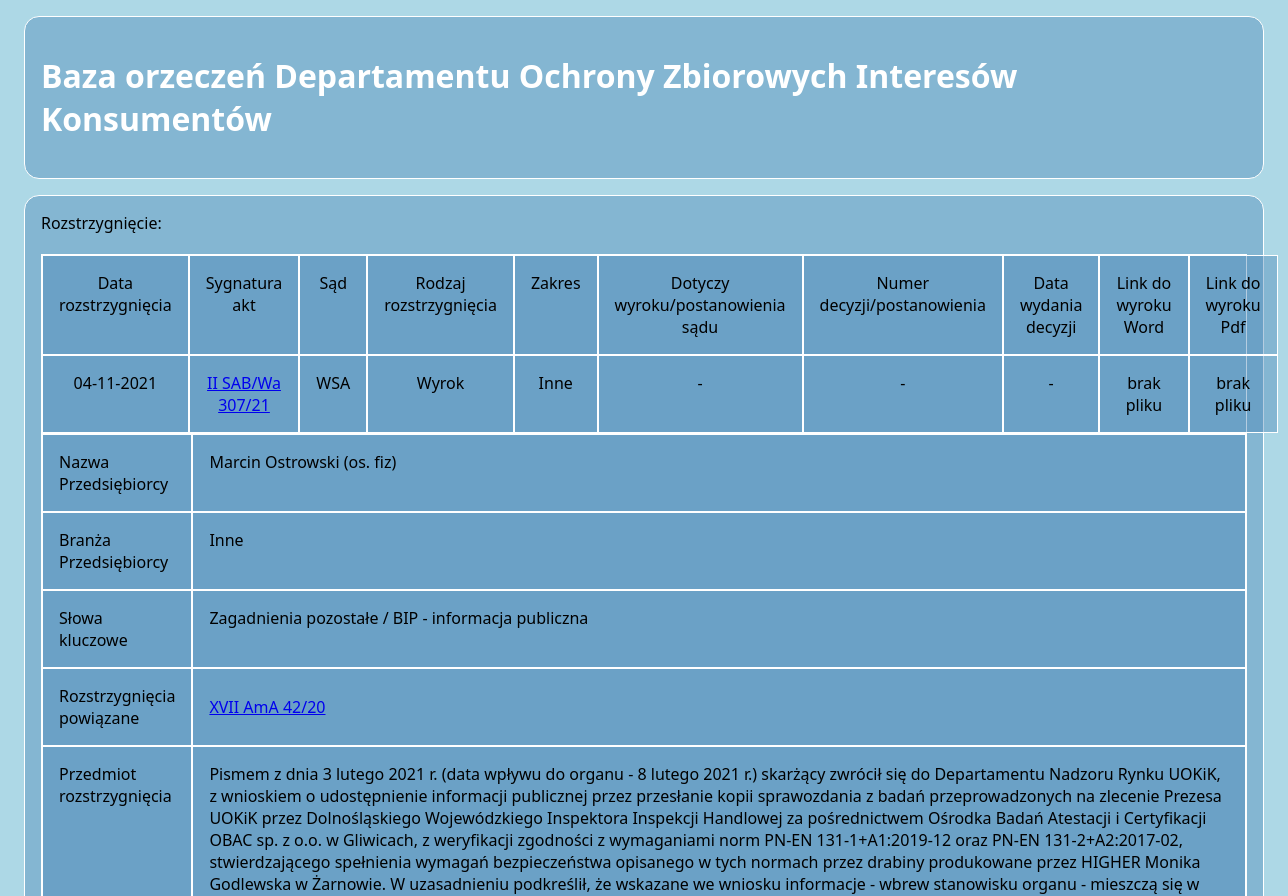
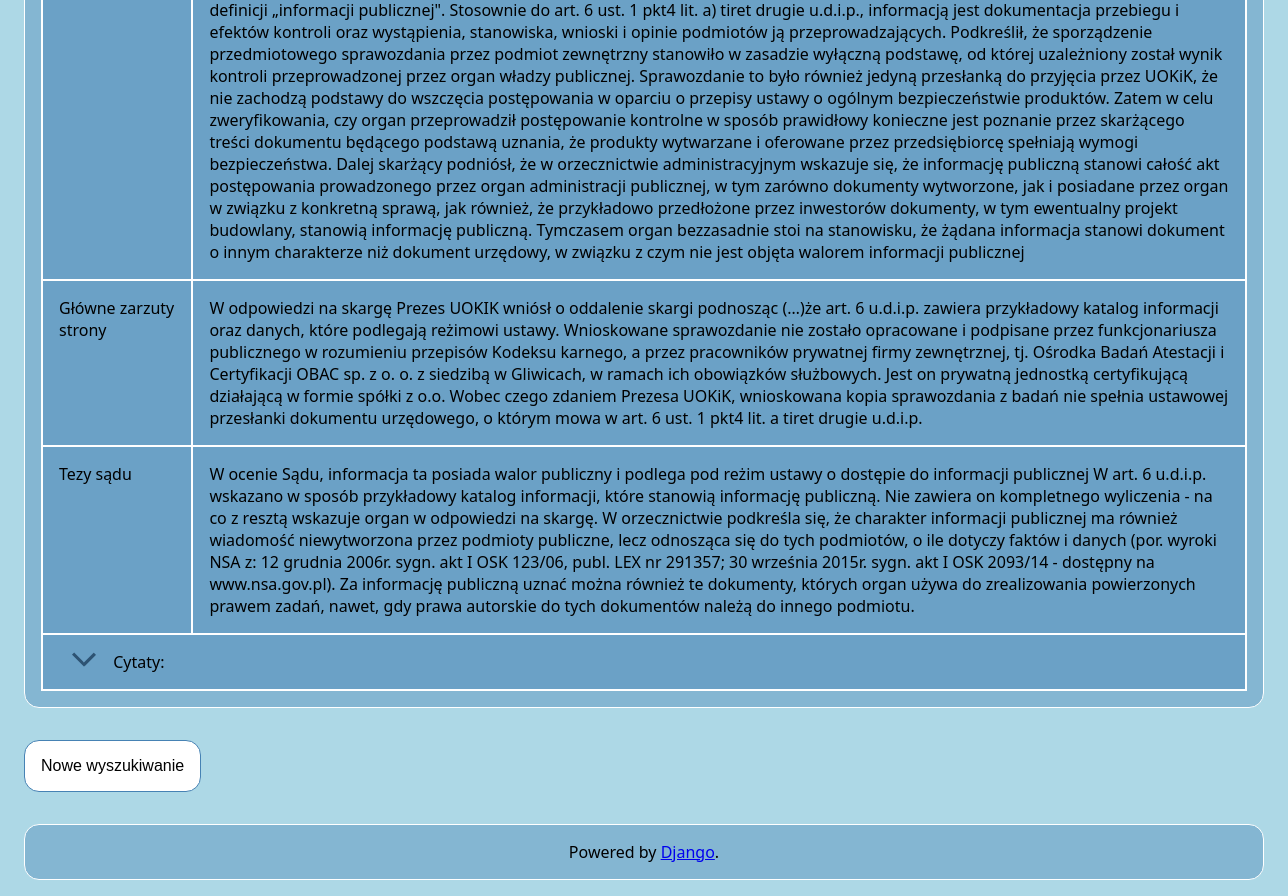
Screenshot of /act/1 with the database file from the repository (2 pictures, top to bottom).
### baza_2_core/models.py (models this page shows, shortened)
class Entry(models.Model):
    date_of_dec = models.DateField(default=None)
    act_signature = models.CharField(max_length=30, default=None)
    court = models.CharField(max_length=30, choices=[(x.abbreviation, x.court) for x in Court.objects.all()], null=True)
    type_of_dec = models.CharField(max_length=30)
    company = models.CharField(max_length=300)
    scope = models.CharField(max_length=30, choices=[("{}scope".format(x.id), "{}".format(x)) for x in Scope.objects.all()], null=True)
    industry = MultiSelectField(choices=[("{}industry".format(x.id,), "{}".format(x))for x in Industry.objects.all()], null=True)
    key_words = MultiSelectField(choices=[(x.id, "{} / {}".format(x.category, x.tag)) for x in Tag.objects.all()], null=True)
    previous_dec = models.CharField(max_length=400, blank=True)
    source_dec = models.CharField(max_length=30, blank=True)
    date_of_source_dec = models.DateField(null=True, blank=True)
    act_doc = models.FileField(upload_to="uploads/", null=True, blank=True)
    act_pdf = models.FileField(upload_to="uploads/", null=True, blank=True)
    subject_of_act = models.CharField(max_length=5000)
    main_allegations = models.CharField(max_length=8000)
    court_theses = models.CharField(max_length=10000)
    quotes = models.CharField(max_length=10000)
    related_acts = models.ManyToManyField('self', blank=True)

class Scope(models.Model):
    scope = models.CharField(max_length=50)
    class Meta:
        ordering = ["-scope"]

### baza_2_core/views.py (the view)
# urls.py: path("act/<str:pk>", views.act, name="act"),
def act(request, pk):
    query = Entry.objects.get(pk=pk)
    context = {"query": query}
    return render(request, "act.html", context)

### baza_2_core/templatetags/my_functions.py (called while the page is built)
@register.filter
def scope_translate(value):
    dictionary = {"{}scope".format(x.id): x.scope for x in Scope.objects.all()}
    return dictionary.get(value)

### templates/act.html (shortened to what this page needs)
<!DOCTYPE html>
{% load my_functions %}
{% load static %}
<html lang="pl">
<head>
        {% block content %}
</head>
<body>
    <div class="main-container">
        <div id="tytul">
            <h1>Baza orzeczeń Departamentu Ochrony Zbiorowych Interesów Konsumentów</h1>
        </div>
        <div>Rozstrzygnięcie:
            <div class="Grid">
                <div class="grid-item">Data rozstrzygnięcia</div>
                <div class="grid-item">Sygnatura akt</div>
                <div class="grid-item">Sąd</div>
                <div class="grid-item">Rodzaj rozstrzygnięcia</div>
                <div class="grid-item">Zakres</div>
                <div class="grid-item">Dotyczy wyroku/postanowienia sądu</div>
                <div class="grid-item">Numer decyzji/postanowienia</div>
                <div class="grid-item">Data wydania decyzji</div>
                <div class="grid-item">Link do wyroku Word</div>
                <div class="grid-item">Link do wyroku Pdf</div>
                <div class="grid-item">{{ query.date_of_dec|date:"d-m-Y" }}</div>
                <div class="grid-item"> <a href="/act/{{ query.id }}"> {{ query.act_signature }} </a></div>
                <div class="grid-item">{{ query.court }}</div>
                <div class="grid-item">{{ query.type_of_dec}}</div>
                <div class="grid-item">{{ query.scope|scope_translate }}</div>
                <div class="grid-item">{{ query.previous_dec }}</div>
                <div class="grid-item">{{ query.source_dec }}</div>
                {% if query.date_of_source_dec %}
                    <div class="grid-item">{{ query.date_of_source_dec|date:"d-m-Y" }}</div>
                {% else %}
                    <div class="grid-item"> - </div>
                {% endif %}
                {% if query.act_doc %}
                    <div class="grid-item"><a href="{{ q.act_doc.url }}"> .doc </a></div>
                {% else %}
                    <div class="grid-item">brak pliku</div>
                {% endif %}
                {% if query.act_doc %}
                    <div class="grid-item"><a href="{{ q.act_pdf.url }}"> .pdf </a></div>
                {% else %}
                    <div class="grid-item">brak pliku</div>
                {% endif %}
            </div>
            <div class="Grid-2">
                <div class="grid-item-1">Nazwa Przedsiębiorcy</div>
                <div class="grid-item-2">{{ query.company }}</div>
                <div class="grid-item-88">Branża Przedsiębiorcy</div>
                <div class="grid-item-99">{{ query.industry }}</div>
                <div class="grid-item-3">Słowa kluczowe</div>
                <div class="grid-item-4">{{ query.key_words }}</div>
                <div class="grid-item-66">Rozstrzygnięcia powiązane</div>
                <div class="grid-item-77" style="display: flex; align-items: center">
                    {% for act in query.related_acts.all %}
                    <div style="margin: 0px 2em 0px 0em; padding: 0px; border: none; background: none"><a href="/act/{{ act.id }}" target="_blank"> {{ act.act_signature }} </a></div>
                    {% endfor %}
                </div>
                <div class="grid-item-5">Przedmiot rozstrzygnięcia</div>
                <div class="grid-item-6" style="white-space: pre-line">{{ query.subject_of_act }}</div>
                <div class="grid-item-7">Główne zarzuty strony</div>
                <div class="grid-item-8">{{ query.main_allegations }}</div>
                <div class="grid-item-9">Tezy sądu</div>
                <div class="grid-item-10">{{ query.court_theses }}</div>
                <div class="grid-item-11">
                        <div class="ikonka-ptaszek">
                        </div>
                    <p class="slowa-kluczowe">Cytaty:</p>
                </div>
            </div>
        </div>
        {% endblock %}
        <button class="button" onclick="window.location.href='http://baza-orzeczen-dozik.uokik.gov.pl/'">Nowe wyszukiwanie</button>
        <div style="text-align: center">Powered by <a href="https://www.djangoproject.com/"> Django</a>.  </div>
    </div>
</body>
</html>

### rows the page displays
Entry: date_of_dec "04-11-2021", act_signature "II SAB/Wa 307/21", court "WSA", type_of_dec "Wyrok", scope|scope_translate "Inne", previous_dec "-", source_dec "-", company "Marcin Ostrowski (os. fiz)", industry "Inne", key_words "Zagadnienia pozostałe / BIP - informacja publiczna", subject_of_act "Pismem z dnia 3 lutego 2021 r. (data wpływu do organu - 8 lutego 2021 r.) skarżący zwrócił się do Departamentu Nadzoru Rynku UOKiK, z wnioskiem o udostępnienie informacji publicznej przez przesłanie kopii sprawozdania z badań przeprowadzonych na zlecenie Prezesa UOKiK przez Dolnośląskiego Wojewódzkiego Inspektora Inspekcji Handlowej za pośrednictwem Ośrodka Badań Atestacji i Certyfikacji OBAC sp. z o.o. w Gliwicach, z weryfikacji zgodności z wymaganiami norm PN-EN 131-1+A1:2019-12 oraz PN-EN 131-2+A2:2017-02, stwierdzającego spełnienia wymagań bezpieczeństwa opisanego w tych normach przez drabiny produkowane przez HIGHER Monika Godlewska w Żarnowie. W uzasadnieniu podkreślił, że wskazane we…", main_allegations "W odpowiedzi na skargę Prezes UOKIK wniósł o oddalenie skargi podnosząc (…)że art. 6 u.d.i.p. zawiera przykładowy katalog informacji oraz danych, które podlegają reżimowi ustawy. Wnioskowane sprawozdanie nie zostało opracowane i podpisane przez funkcjonariusza publicznego w rozumieniu przepisów Kodeksu karnego, a przez pracowników prywatnej firmy zewnętrznej, tj. Ośrodka Badań Atestacji i Certyfikacji OBAC sp. z o. o. z siedzibą w Gliwicach, w ramach ich obowiązków służbowych. Jest on prywatną jednostką certyfikującą działającą w formie spółki z o.o. Wobec czego zdaniem Prezesa UOKiK, wnioskowana kopia sprawozdania z badań nie spełnia ustawowej przesłanki dokumentu urzędowego, o którym mowa…", court_theses "W ocenie Sądu, informacja ta posiada walor publiczny i podlega pod reżim ustawy o dostępie do informacji publicznej W art. 6 u.d.i.p. wskazano w sposób przykładowy katalog informacji, które stanowią informację publiczną. Nie zawiera on kompletnego wyliczenia - na co z resztą wskazuje organ w odpowiedzi na skargę. W orzecznictwie podkreśla się, że charakter informacji publicznej ma również wiadomość niewytworzona przez podmioty publiczne, lecz odnosząca się do tych podmiotów, o ile dotyczy faktów i danych (por. wyroki NSA z: 12 grudnia 2006r. sygn. akt I OSK 123/06, publ. LEX nr 291357; 30 września 2015r. sygn. akt I OSK 2093/14 - dostępny na www.nsa.gov.pl). Za informację publiczną uznać…"
Entry: act_signature "XVII AmA 42/20"
